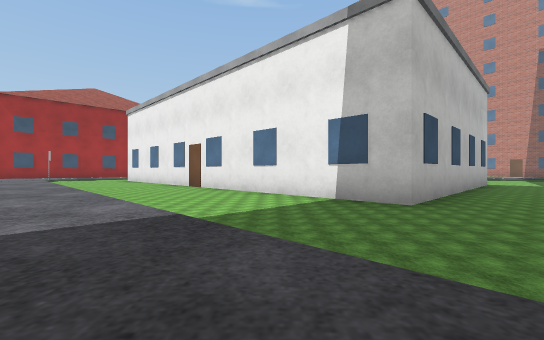
[1] (above)

19 first-person views from a walk through a Webots world. The camera is 0.72 m above the floor, looks level and sees 90° across. The floor is counted in squares, 2 m on a side. Each view is taken from the middle of a square. On the plan, view 1 faces up. The plan holds only what a view shows up to about 9 squares ahead; the rest is blank. The place goes on beyond the plan. Robots are left out. Webots' stock objects and surfaces are drawn as simple stand-ins.

[2]
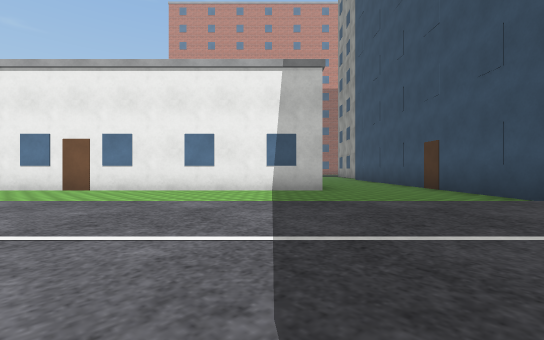

[3]
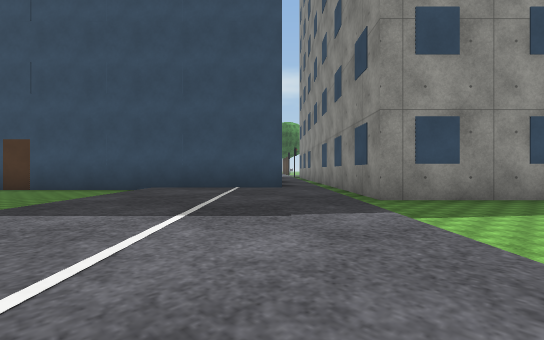

[4]
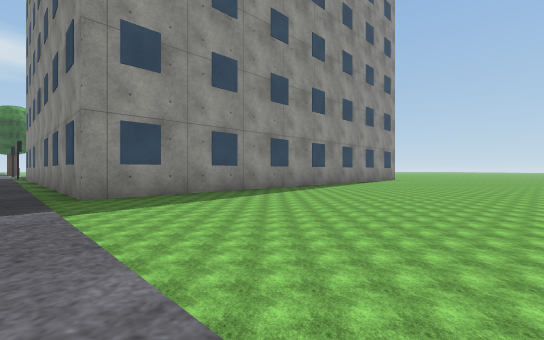

[5]
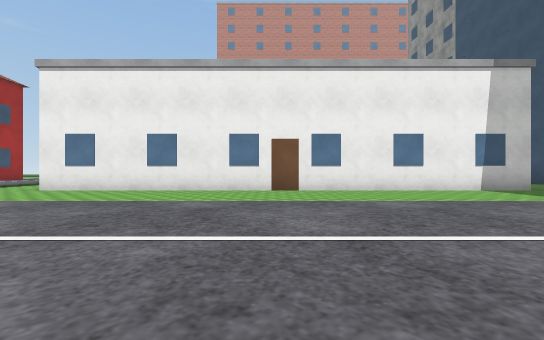

[6]
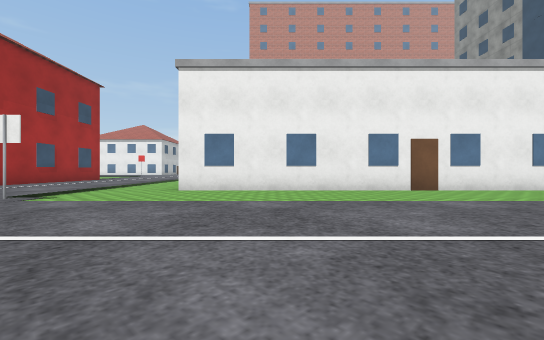

[7]
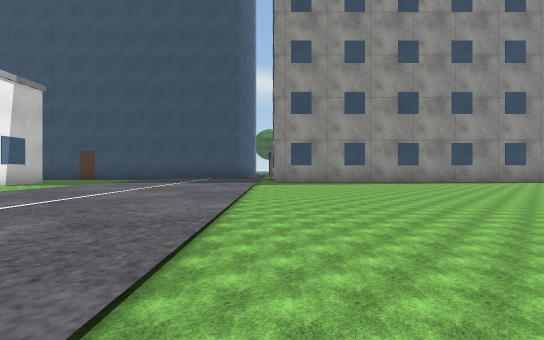

[8]
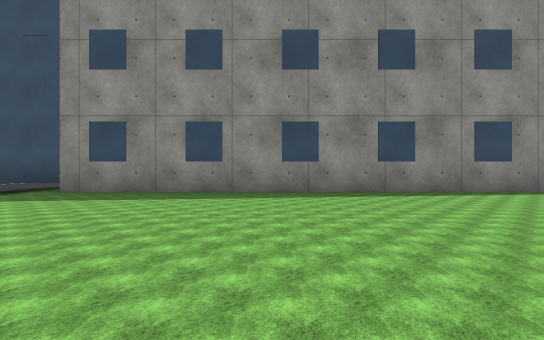

[9]
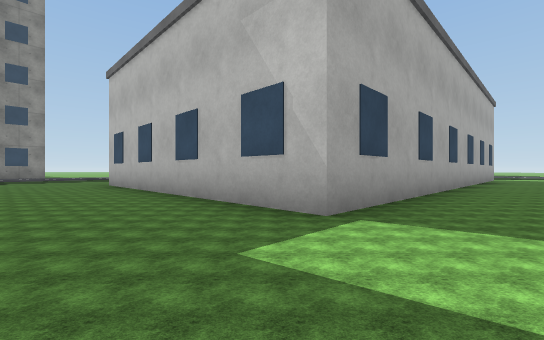

[10]
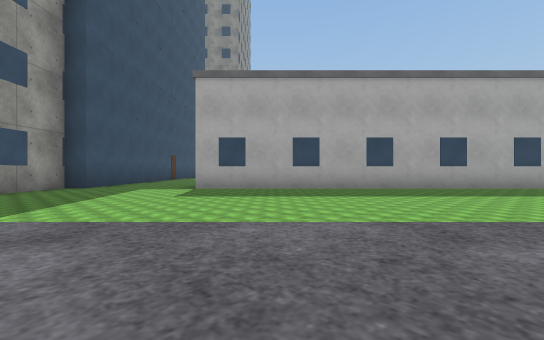

[11]
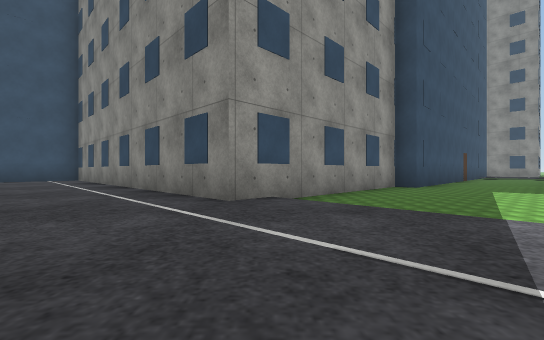

[12]
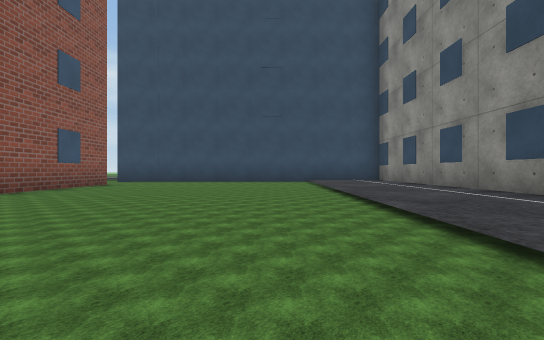

[13]
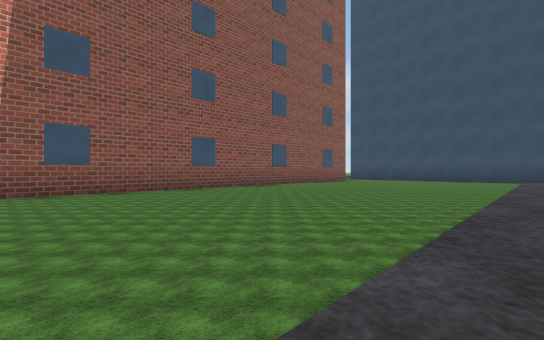

[14]
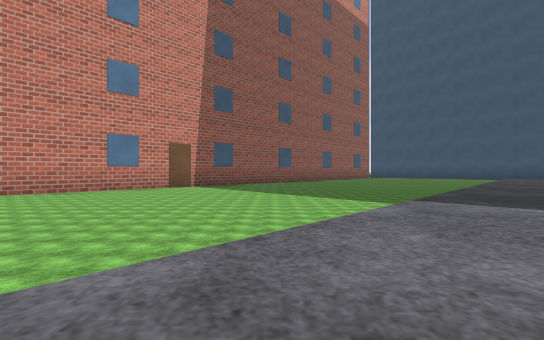

[15]
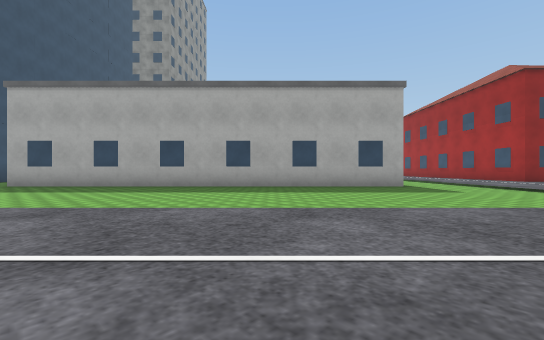

[16]
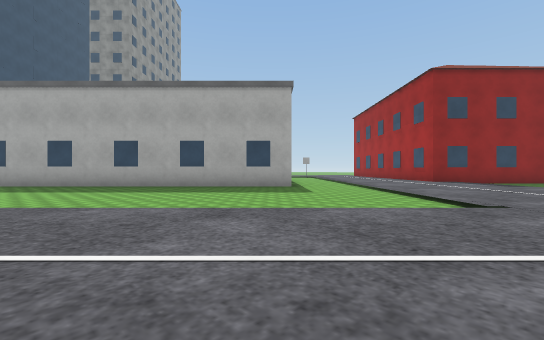

[17]
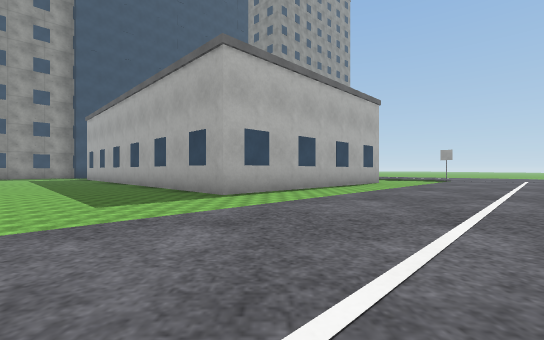

[18]
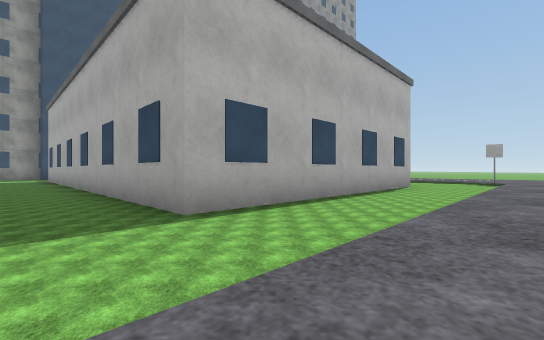

[19]
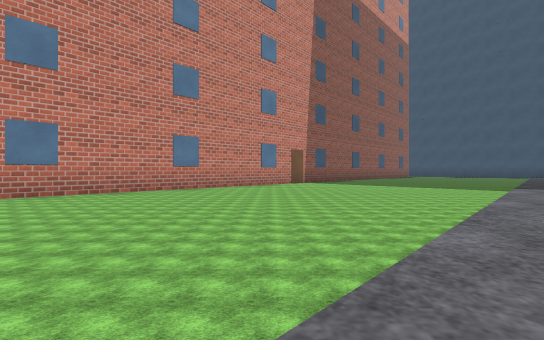

### Floor plan
Key: @ floor where view 1 was taken; . main floor; : floor 0.1 m higher than the main floor; B pale building; T blue-grey tower; C concrete tower; R red building; S road sign; I brick tower.
Columns run from 8 left of view 1 to 20 right of it. Each row starts with its distance up from view 1.
 20                  ..I
 19 R.. .::::::::   ....I
 18 RR..::::..:::  ......I
 17  RR::::....::::.......I
 16 RRR:::......::::.......I
 15 RR:::........:: :.......I
 14 R:::...B......: ::.......I
 13 :::...B B......::::.......I
 12 ::...B   B......::::.......I
 11 :...B     B......::::.......I
 10 S..B       B......::::.......
  9 :...B       B......:C::......
  8 ::...B       B.....CC:::.....
  7 :::...B      BB...C  C:::....
  6 ::::...B    B....C    C:::...
  5 :::::...B  B...TT      C:::.T
  4 .:::::...BB...T         C::T
  3 ..:::::...B..T           CT
  2 ...:::::....T
  1 ....:::::..T
  0 .....:::@:TT
 -1 ......:::TT
 -2 ......C:TT
 -3 .....CCC
 -4 ....C  CC
 -5 ...C    CC
 -6 ..C       C
 -7 .C        CC
 -8 C

Where each view was taken, in squares from view 1:
view 1: 0 up, 0 right, facing up
view 2: 0 up, 3 left, facing up-right
view 3: 2 up, 4 left, facing down-right
view 4: 2 up, 5 left, facing down
view 5: 3 up, 6 left, facing up-right
view 6: 5 up, 8 left, facing up-right
view 7: 4 up, 8 left, facing down-right
view 8: 1 down, 8 left, facing down-right
view 9: 7 up, 8 right, facing left
view 10: 13 up, 9 right, facing down-left
view 11: 12 up, 11 right, facing down
view 12: 11 up, 14 right, facing down-right
view 13: 12 up, 11 right, facing right
view 14: 14 up, 8 right, facing right
view 15: 17 up, 6 right, facing down-left
view 16: 19 up, 4 right, facing down-left
view 17: 19 up, 2 left, facing down
view 18: 17 up, 2 left, facing down
view 19: 17 up, 6 right, facing right
